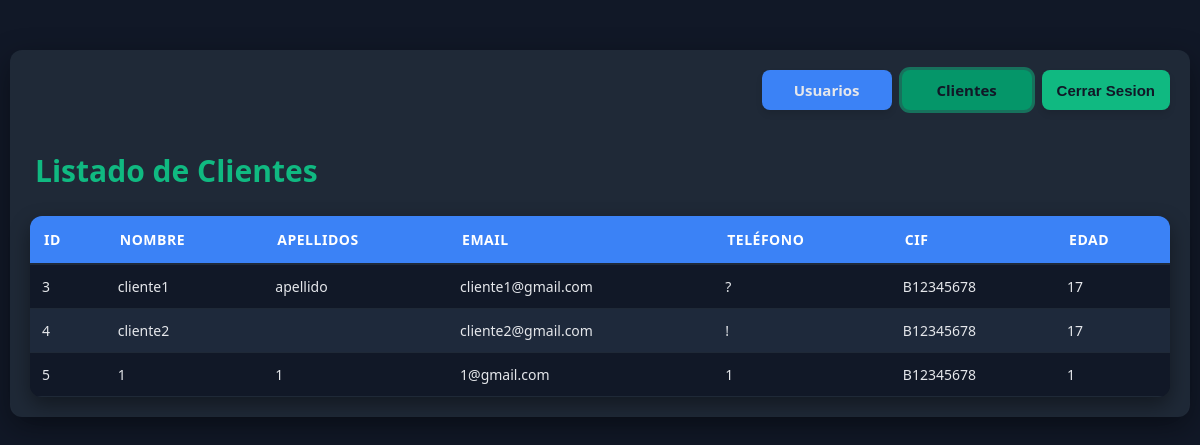
/ejercicioGestionUsuarios/listados/listado_clientes.php, run on an earlier commit of the app's database.
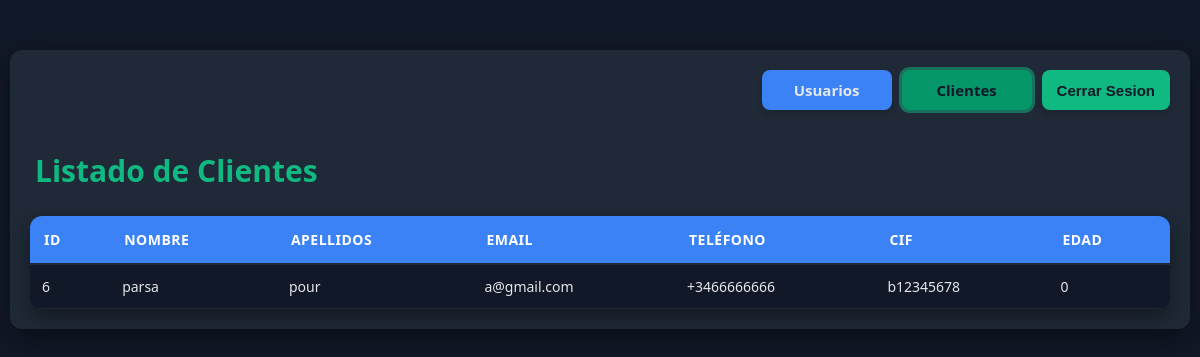
And on a later commit of the database.
### tables this page shows
CREATE TABLE "clientes" (
	"cliente_id"	INTEGER NOT NULL UNIQUE,
	"nombre"	TEXT,
	"cif"	TEXT,
	"telefono"	TEXT,
	"email"	TEXT,
	"apellidos"	TEXT,
	"edad"	INTEGER DEFAULT 0,
	PRIMARY KEY("cliente_id" AUTOINCREMENT)
);

### ejercicioGestionUsuarios/models/Clientes.php (called while the page is built, shortened)
<?php
class Cliente
{
    public $cliente_id;
    public $nombre;
    public $cif;
    public $email;
    public $telefono;
    public $apellidos;
    public $edad;
    public function __construct($data = [])
    {
        if (!empty($data)) {
            $this->cliente_id = $data['cliente_id'] ?? null;
            $this->nombre     = $data['nombre'] ?? null;
            $this->cif    = $data['cif'] ?? null;
            $this->email      = $data['email'] ?? null;
            $this->telefono   = $data['telefono'] ?? null;
            $this->apellidos  = $data['apellidos'] ?? null;
            $this->edad     = $data['edad'] ?? null;
        }
    }
    public function getId()
    {
        return $this->cliente_id ?? 0;
    }
    public function getNombre()
    {
        return $this->nombre ?? '';
    }
    public function getCIF()
    {
        return ($this->cif ?? '');
    }
    public function getEmail()
    {
        return $this->email ?? '';
    }
    public function getTelefono()
    {
        return $this->telefono ?? '';
    }
    public function getApellidos()
    {
        return $this->apellidos ?? '';
    }
    public function getEdad()
    {
        return $this->edad ?? 0;
    }
    public static function obtenerTodos($pdo)
    {
        $stmt = $pdo->query("SELECT * FROM clientes");
        $clientes = [];
        while ($row = $stmt->fetch(PDO::FETCH_ASSOC)) {
            $clientes[] = new self($row);
        }
        return $clientes;
    }
}

### ejercicioGestionUsuarios/listados/listado_clientes.php (the view, shortened to what this page needs)
<?php
require_once __DIR__ . "/../utils.php";
require_once __DIR__ . "/../models/Clientes.php";
$cli = new Cliente();
$clientes = $cli->obtenerTodos($pdo);
?>
<!doctype html>
<html lang="es">
<head>
    <link rel="stylesheet" href="../estilos/estilos.css">
</head>
<body>
    <div class="tabla-contenedor">
<h1>Listado de Clientes</h1>
    <div class="header-buttons">
        <a href="listado.php" class="btn secondary btn-listado">
            Usuarios
        </a>
        <a href="listado_clientes.php" class="btn primary btn-listado active-link">
            Clientes
        </a>
        <button class="btn primary btn-listado" onclick="cerrarSesion()">
            Cerrar Sesion
        </button>
    </div>
        <table>
            <tr>
                <th>ID</th>
                <th>Nombre</th>
                <th>Apellidos</th>
                <th>Email</th>
                <th>Teléfono</th>
                <th>Cif</th>
                <th>Edad</th>
            </tr>
            <?php foreach ($clientes as $c): ?>
                <tr>
                    <td><?= $c->getId() ?></td>
                    <td><?= $c->getNombre() ?></td>
                    <td><?= $c->getApellidos() ?></td>
                    <td><?= $c->getEmail() ?></td>
                    <td><?= $c->getTelefono() ?></td>
                    <td><?= $c->getCIF() ?></td>
                    <td><?= $c->getEdad() ?></td>
                </tr>
            <?php endforeach; ?>
        </table>
    </div>
</body>
</html>

What changed in the data, as far as the page shows it:
removed clientes: cliente_id "3", nombre "cliente1", apellidos "apellido", email "cliente1@gmail.com", telefono "?", cif "B12345678", edad "17"
removed clientes: cliente_id "4", nombre "cliente2", email "cliente2@gmail.com", telefono "!", cif "B12345678", edad "17"
removed clientes: cliente_id "5", nombre "1", apellidos "1", email "1@gmail.com", telefono "1", cif "B12345678", edad "1"
added clientes: cliente_id "6", nombre "parsa", apellidos "pour", email "a@gmail.com", telefono "+3466666666", cif "b12345678", edad "0"
